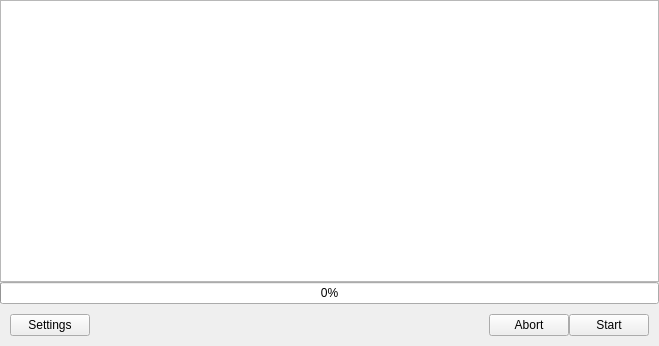
<?xml version="1.0" encoding="UTF-8"?>
<ui version="4.0">
 <class>MainWindow</class>
 <widget class="QMainWindow" name="MainWindow">
  <property name="geometry">
   <rect>
    <x>0</x>
    <y>0</y>
    <width>659</width>
    <height>346</height>
   </rect>
  </property>
  <property name="windowTitle">
   <string>MainWindow</string>
  </property>
  <property name="windowIcon">
   <iconset theme="delete"/>
  </property>
  <widget class="QWidget" name="centralwidget">
   <layout class="QVBoxLayout" name="verticalLayout">
    <property name="spacing">
     <number>0</number>
    </property>
    <property name="leftMargin">
     <number>0</number>
    </property>
    <property name="topMargin">
     <number>0</number>
    </property>
    <property name="rightMargin">
     <number>0</number>
    </property>
    <property name="bottomMargin">
     <number>0</number>
    </property>
    <item>
     <widget class="QListView" name="listView">
      <property name="resizeMode">
       <enum>QListView::Adjust</enum>
      </property>
      <property name="itemAlignment">
       <set>Qt::AlignLeading</set>
      </property>
     </widget>
    </item>
    <item>
     <widget class="QProgressBar" name="progressBar">
      <property name="styleSheet">
       <string notr="true">font: 11pt &quot;Comfortaa&quot;;</string>
      </property>
      <property name="value">
       <number>0</number>
      </property>
     </widget>
    </item>
    <item>
     <layout class="QHBoxLayout" name="horizontalLayout">
      <property name="leftMargin">
       <number>10</number>
      </property>
      <property name="topMargin">
       <number>10</number>
      </property>
      <property name="rightMargin">
       <number>10</number>
      </property>
      <property name="bottomMargin">
       <number>10</number>
      </property>
      <item>
       <widget class="QPushButton" name="pushButton_settings">
        <property name="styleSheet">
         <string notr="true">font: 11pt &quot;Comfortaa&quot;;</string>
        </property>
        <property name="text">
         <string>Settings</string>
        </property>
       </widget>
      </item>
      <item>
       <spacer name="horizontalSpacer">
        <property name="orientation">
         <enum>Qt::Horizontal</enum>
        </property>
        <property name="sizeHint" stdset="0">
         <size>
          <width>40</width>
          <height>20</height>
         </size>
        </property>
       </spacer>
      </item>
      <item>
       <widget class="QPushButton" name="pushButton_abort">
        <property name="styleSheet">
         <string notr="true">font: 11pt &quot;Comfortaa&quot;;</string>
        </property>
        <property name="text">
         <string>Abort</string>
        </property>
       </widget>
      </item>
      <item>
       <widget class="QPushButton" name="pushButton_start">
        <property name="styleSheet">
         <string notr="true">font: 11pt &quot;Comfortaa&quot;;</string>
        </property>
        <property name="text">
         <string>Start</string>
        </property>
       </widget>
      </item>
     </layout>
    </item>
   </layout>
  </widget>
 </widget>
 <resources/>
 <connections/>
</ui>
